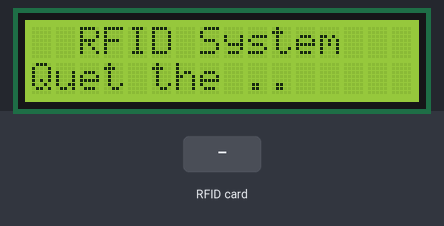
A program run on a simulated ESP32. On the bench: 16×2 character LCD. Inputs (shaded band) come from the test bench. WiFi joins after 1.5 s; servers stay silent unless stated; storage starts empty; what the program prints to the serial monitor is not drawn.

Above: at 2.8 s.
2.9 s: RFID card 22 22 22 22 held to the reader
At 4.1 s:
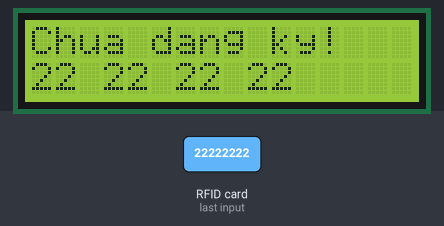
4.4 s: RFID card 5E 7A 19 C4 held to the reader
At 5.1 s:
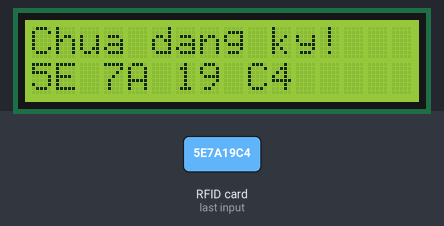
Timing chart, 0 to 7.4 s (numbered marks = the images above; inputs shaded):
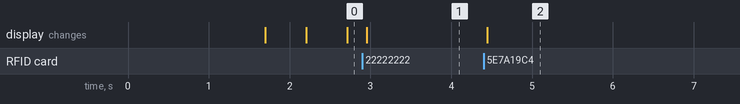

The program:

main.cpp
```cpp
// ============================================
// HE THONG KIEM SOAT RFID VOI GIAO DIEN WEB
// ESP32 + RC522 + WiFi Web Server
// ============================================
// File nay xu ly: WiFi, RFID, Web Server, LittleFS
// Giao dien web nam trong file: webpage.h
// ============================================

#include <SPI.h>
#include <MFRC522.h>
#include <WiFi.h>
#include <WebServer.h>
#include <LittleFS.h>
#include <ArduinoJson.h>
#include <LiquidCrystal_I2C.h>
#include "webpage.h"

// --- PHAN 1: CAU HINH PHAN CUNG ---
#define RST_PIN   4     // Da doi tu 22 sang 4 (vi GPIO 22 = SCL cho LCD I2C)
#define SS_PIN    5
MFRC522 mfrc522(SS_PIN, RST_PIN);

// --- LCD I2C ---
// Dia chi 0x27, LCD 16 cot x 2 hang
LiquidCrystal_I2C lcd(0x27, 16, 2);

// --- PHAN 2: CAU HINH WIFI ---
// *** HAY SUA THANH WIFI NHA BAN ***
const char* ssid     = "CauXanh2";
const char* password = "22222222";

// --- PHAN 3: BIEN TOAN CUC ---
WebServer server(80);
const char* userFile = "/users.json";

// Luu tru the vua quet gan nhat
String lastScannedUID = "";
bool   lastCardKnown  = false;
String lastCardUser   = "";

// --- QUAN LY TRANG THAI LCD ---
#define LCD_SHOW_DURATION 3000  // Hien thi ket qua 3 giay
bool   lcdShowingResult = false;
unsigned long lcdShowTime = 0;

// Hieu ung dau cham dong man hinh cho
#define DOT_INTERVAL 500  // Them 1 cham moi 500ms
unsigned long lastDotTime = 0;
byte dotCount = 0;

// Hieu ung scroll ten dai
#define SCROLL_INTERVAL 400  // Cuon 1 ky tu moi 400ms
String scrollText = "";
int    scrollPos  = 0;
unsigned long lastScrollTime = 0;
bool   isScrolling = false;

void lcdShowIdle() {
  lcd.clear();
  lcd.setCursor(0, 0);
  lcd.print("  RFID System   ");
  lcd.setCursor(0, 1);
  lcd.print("Quet the ");
  dotCount = 0;
  lastDotTime = millis();
}

void lcdUpdateDots() {
  if (lcdShowingResult) return;  // Dang hien ket qua, khong update
  if (millis() - lastDotTime < DOT_INTERVAL) return;
  lastDotTime = millis();

  dotCount = (dotCount % 4) + 1;  // 1 -> 2 -> 3 -> 4 -> 1 ...
  lcd.setCursor(9, 1);             // Vi tri sau "Quet the "
  for (byte i = 0; i < 4; i++) {
    lcd.print(i < dotCount ? "." : " ");
  }
}

void lcdShowResult(bool known, const String& name, const String& uid) {
  lcd.clear();
  if (known) {
    lcd.setCursor(0, 0);
    lcd.print("Xin chao!");
    if (name.length() <= 16) {
      // Ten ngan: hien thi binh thuong
      lcd.setCursor(0, 1);
      lcd.print(name);
      isScrolling = false;
    } else {
      // Ten dai: bat dau scroll
      scrollText = name + "   ";  // Them khoang cach de lap lai dep
      scrollPos  = 0;
      isScrolling = true;
      lastScrollTime = millis();
      lcd.setCursor(0, 1);
      lcd.print(scrollText.substring(0, 16));
    }
  } else {
    lcd.setCursor(0, 0);
    lcd.print("Chua dang ky!");
    lcd.setCursor(0, 1);
    lcd.print(uid.substring(0, 11));
    isScrolling = false;
  }
  lcdShowingResult = true;
  lcdShowTime = millis();
}

void lcdUpdateScroll() {
  if (!lcdShowingResult || !isScrolling) return;
  if (millis() - lastScrollTime < SCROLL_INTERVAL) return;
  lastScrollTime = millis();

  scrollPos++;
  if (scrollPos > (int)scrollText.length()) scrollPos = 0;

  // Lay 16 ky tu tu vi tri scrollPos (vong tron)
  String display = "";
  String looped  = scrollText + scrollText;  // Lap vong
  display = looped.substring(scrollPos, scrollPos + 16);

  lcd.setCursor(0, 1);
  lcd.print(display);
}

// ============================================
// PHAN 4: HAM XU LY DU LIEU NGUOI DUNG
// (Doc / Ghi file JSON tren Flash)
// ============================================

// Doc danh sach nguoi dung tu Flash
String readUsersFromFlash() {
  File file = LittleFS.open(userFile, "r");
  if (!file) return "[]";
  String content = file.readString();
  file.close();
  if (content.length() == 0) return "[]";
  return content;
}

// Ghi danh sach nguoi dung vao Flash
void writeUsersToFlash(const String& jsonData) {
  File file = LittleFS.open(userFile, "w");
  if (file) {
    file.print(jsonData);
    file.close();
  }
}

// Kiem tra UID co trong danh sach khong
// Tra ve ten nguoi dung neu tim thay, tra ve "" neu khong
String findUserByUID(const String& uid) {
  DynamicJsonDocument doc(4096);
  deserializeJson(doc, readUsersFromFlash());
  JsonArray arr = doc.as<JsonArray>();
  for (JsonObject user : arr) {
    if (user["uid"].as<String>() == uid) {
      return user["name"].as<String>();
    }
  }
  return "";
}

// ============================================
// PHAN 5: HAM XU LY RFID
// (Chuyen UID thanh chuoi, kiem tra danh sach)
// ============================================

void handleRFID() {
  if (!mfrc522.PICC_IsNewCardPresent()) return;
  if (!mfrc522.PICC_ReadCardSerial())   return;

  // Chuyen 4 byte UID thanh chuoi dang "52 D6 4C 06"
  String uid = "";
  for (byte i = 0; i < 4; i++) {
    if (mfrc522.uid.uidByte[i] < 0x10) uid += "0";
    uid += String(mfrc522.uid.uidByte[i], HEX);
    if (i < 3) uid += " ";
  }
  uid.toUpperCase();

  // Luu lai UID vua quet
  lastScannedUID = uid;

  // Kiem tra trong danh sach
  String userName = findUserByUID(uid);
  if (userName.length() > 0) {
    lastCardKnown = true;
    lastCardUser  = userName;
    Serial.println(">>> KHOP MA! Xin chao: " + userName);
    lcdShowResult(true, userName, uid);
  } else {
    lastCardKnown = false;
    lastCardUser  = "";
    Serial.println("!!! THE MOI: " + uid);
    lcdShowResult(false, "", uid);
  }

  Serial.println("UID: " + uid);
  Serial.println("---------------------------");

  delay(500);
  mfrc522.PICC_HaltA();
}

// ============================================
// PHAN 6: CAC ROUTE CUA WEB SERVER
// (Trang chinh, API doc/them/xoa)
// ============================================

// Trang chinh - tra ve giao dien HTML
void handleRoot() {
  server.send_P(200, "text/html", WEBPAGE_HTML);
}

// API: Lay danh sach nguoi dung
void handleList() {
  server.send(200, "application/json", readUsersFromFlash());
}

// API: Lay thong tin the vua quet
void handleScan() {
  String json = "{";
  json += "\"uid\":\"" + lastScannedUID + "\",";
  json += "\"known\":" + String(lastCardKnown ? "true" : "false") + ",";
  json += "\"userName\":\"" + lastCardUser + "\"";
  json += "}";
  server.send(200, "application/json", json);
}

// API: Them nguoi dung moi
void handleAdd() {
  String name = server.arg("name");
  String uid  = server.arg("uid");

  if (name.length() == 0 || uid.length() == 0) {
    server.send(400, "text/plain", "Thieu ten hoac UID");
    return;
  }

  DynamicJsonDocument doc(4096);
  deserializeJson(doc, readUsersFromFlash());
  JsonObject newUser = doc.createNestedObject();
  newUser["name"] = name;
  newUser["uid"]  = uid;

  String output;
  serializeJson(doc, output);
  writeUsersToFlash(output);

  // Cap nhat trang thai the vua quet
  lastCardKnown = true;
  lastCardUser  = name;

  Serial.println("+ DA THEM: " + name + " [" + uid + "]");
  server.send(200, "text/plain", "OK");
}

// API: Xoa nguoi dung theo index
void handleDelete() {
  int id = server.arg("id").toInt();

  DynamicJsonDocument doc(4096);
  deserializeJson(doc, readUsersFromFlash());

  if (id >= 0 && id < (int)doc.size()) {
    String deletedName = doc[id]["name"].as<String>();
    doc.remove(id);
    String output;
    serializeJson(doc, output);
    writeUsersToFlash(output);
    Serial.println("- DA XOA: " + deletedName);
  }

  server.send(200, "text/plain", "OK");
}

// ============================================
// PHAN 7: SETUP - KHOI TAO HE THONG
// ============================================

void setup() {
  Serial.begin(115200);
  Serial.println("\n=== KHOI DONG HE THONG RFID ===");

  // 7.1: Khoi tao RFID
  SPI.begin();
  mfrc522.PCD_Init();

  // 7.1b: Khoi tao LCD I2C
  lcd.init();
  lcd.backlight();
  lcd.setCursor(0, 0);
  lcd.print("RFID System");
  lcd.setCursor(0, 1);
  lcd.print("Dang khoi dong..");
  Serial.println("[OK] Module RFID RC522");

  // 7.2: Khoi tao bo nho Flash (LittleFS)
  if (!LittleFS.begin(true)) {
    Serial.println("[LOI] Khong khoi tao duoc LittleFS!");
    return;
  }
  Serial.println("[OK] Bo nho Flash (LittleFS)");

  // 7.3: Ket noi WiFi
  WiFi.begin(ssid, password);
  Serial.print("[...] Dang ket noi WiFi");
  int timeout = 0;
  while (WiFi.status() != WL_CONNECTED && timeout < 40) {
    delay(500);
    Serial.print(".");
    timeout++;
  }

  if (WiFi.status() == WL_CONNECTED) {
    Serial.println("\n[OK] WiFi da ket noi!");
    Serial.println("     IP cua ban: http://" + WiFi.localIP().toString());
  } else {
    Serial.println("\n[LOI] Khong ket noi duoc WiFi!");
    Serial.println("      Hay kiem tra lai SSID va mat khau.");
    return;
  }

  // 7.4: Cai dat cac route cho Web Server
  server.on("/",       handleRoot);
  server.on("/list",   handleList);
  server.on("/scan",   handleScan);
  server.on("/add",    handleAdd);
  server.on("/delete", handleDelete);
  server.begin();
  Serial.println("[OK] Web Server da khoi dong!");

  Serial.println("=== HE THONG SAN SANG ===\n");

  lcdShowIdle();
}

// ============================================
// PHAN 8: LOOP - VONG LAP CHINH
// ============================================

void loop() {
  server.handleClient();  // Xu ly yeu cau tu web
  handleRFID();           // Kiem tra the RFID

  // Tu dong quay lai man hinh cho sau LCD_SHOW_DURATION ms
  if (lcdShowingResult && (millis() - lcdShowTime >= LCD_SHOW_DURATION)) {
    lcdShowingResult = false;
    lcdShowIdle();
  }

  // Cap nhat hieu ung dau cham
  lcdUpdateDots();

  // Cap nhat hieu ung scroll ten
  lcdUpdateScroll();
}
```

Source omitted: webpage.h (10002 bytes)

Measured:
- after the input at 2.9 s, the display: changes after 0.05 s (image 1)
- after the input at 4.4 s, the display: changes after 0.05 s (image 2)
